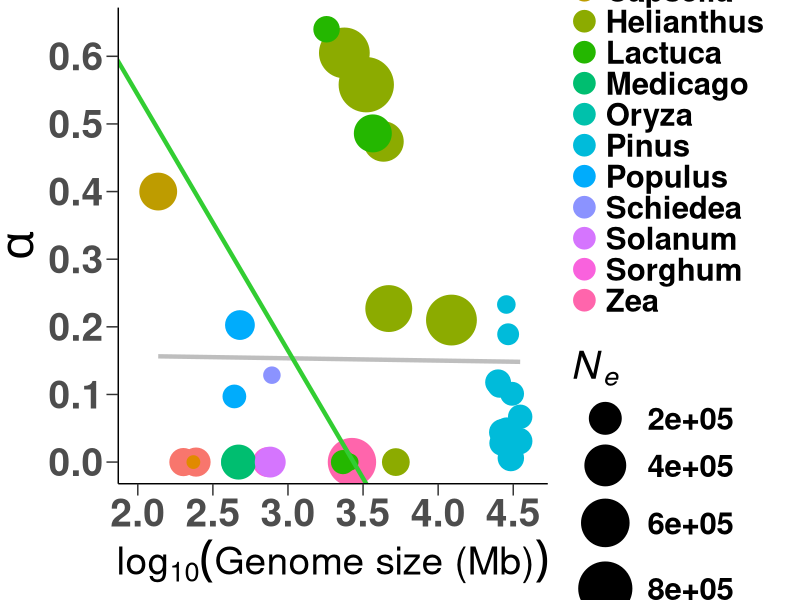
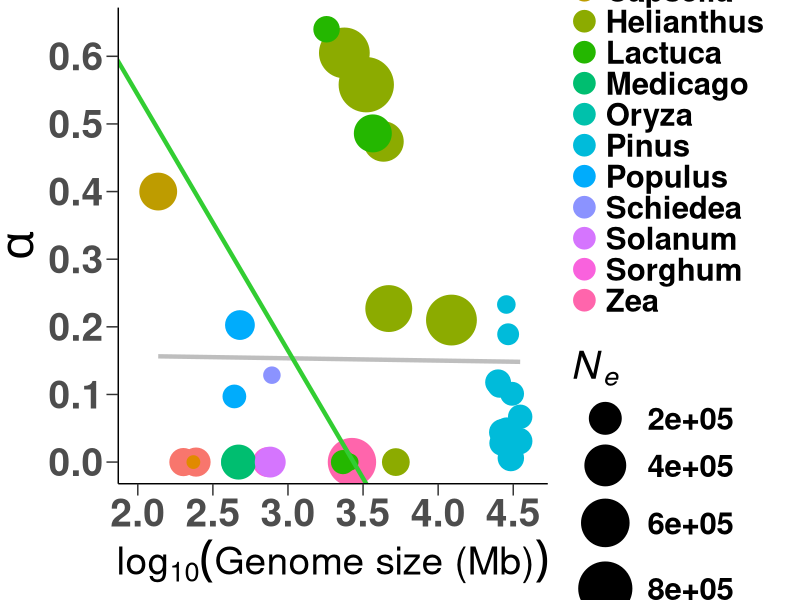

Recreate these plots in R, in order. (Note: this script raises an error after producing the figures.)
## ---- chunk 1
knitr::opts_chunk$set(echo = TRUE)
## ---- chunk 2

library(ggplot2)
library(cowplot)
library(viridis)
alpha_raw <- read.csv("../data/alpha_values.csv",header = T)
## ---- chunk 3

myshapes <- data.frame(name=factor(alpha_raw$genus),
                       num=as.numeric(factor(alpha_raw$genus)))
shapes <- as.numeric(factor(alpha_raw$genus))
shapes <- replace(shapes,shapes<=3,16)
shapes <- replace(shapes,shapes>=9,16)
shapes <- replace(shapes,shapes==6,16)
shapes <- replace(shapes,shapes==7,16)
shapes <- replace(shapes,shapes==4,17) # Helianthus triangle
shapes <- replace(shapes,shapes==8,18)  #Pinus dimond
shapes <- replace(shapes,shapes==5,15)  # Lactuca box
myshapes$shapes <- shapes

aplot <- ggplot(alpha_raw, aes(x=log(genome_1C_mb,10), 
                               y=derived_alpha)) +
 geom_smooth(data=alpha_raw,aes(x=log(genome_1C_mb,10),y=derived_alpha),method = "lm", se = FALSE,color='grey',size=1.5)+
  geom_point(aes(color=genus,size=Ne)) + 
  scale_size_continuous(range = c(4, 18))+ 
  scale_x_continuous(breaks = seq(2, 5.5, by = 0.5),
                     limits = c(2,4.6)) + 
  scale_y_continuous(breaks = seq(0, .6, by = 0.1)) + 
  theme_classic() + 
  theme(text = element_text(face="bold",size = 28),
        axis.ticks.length=unit(3,"mm"),
        axis.title.y = element_text(size = 34,face='bold')) + 
    guides(colour = guide_legend(override.aes = list(size=7))) +
  labs(x = expression(log[10]("Genome size (Mb)")), 
       y = expression(alpha),
       colour = "Genus",size=expression(italic(paste(N[e])))) +
  # Add phylogenetically corrected regression line
  geom_abline(intercept=1.299,slope=-0.378,color='limegreen',size=1.5) +
  theme(axis.text=element_text(size=28),axis.title.x=element_text(size=28,face="bold"))

aplot
ggsave("../figure/Figure3_alpha_GS.pdf",plot = aplot,width = 14,height = 8,dpi = 400)

## ---- chunk 4
ggplotColours <- function(n = 6, h = c(0, 360) + 15){
  if ((diff(h) %% 360) < 1) h[2] <- h[2] - 360/n
  hcl(h = (seq(h[1], h[2], length = n)), c = 100, l = 65)
}

## ---- chunk 5
heli<- filter(alpha_raw,genus %in% c('Helianthus'))

ggplot(heli, aes(x=genome_1C_mb,y=derived_alpha)) +
 geom_smooth(data=heli,aes(x=genome_1C_mb,y=derived_alpha),method = "lm", se = FALSE,color='grey',size=1.5)+
  geom_point(aes(size=Ne),color=ggplotColours(n=12)[4]) + 
  scale_size_continuous(range = c(4, 18))+ 
  theme(text = element_text(face="bold",size = 18),
        axis.ticks.length=unit(3,"mm")) + 
  labs(x = "Genome size [Mb]", 
       y = expression(alpha),
       colour = "Genus",size=expression(paste(N[e]))) +
  theme(axis.text=element_text(size=24),axis.title=element_text(size=28,face="bold"),text=element_text(size=24))
  # Add phylogenetically corrected regression line


ggsave("../figure/Alpha_GS_helianthus.png",width = 12.5,height = 8)

## ---- chunk 6
pinus<- filter(alpha_raw,genus %in% c('Pinus'))

ggplot(pinus, aes(x=genome_1C_mb,y=derived_alpha)) +
 geom_smooth(data=pinus,aes(x=genome_1C_mb,y=derived_alpha),method = "lm", se = FALSE,color='grey',size=1.5)+
  geom_point(aes(size=Ne),color=ggplotColours(n=12)[8]) + 
  scale_size_continuous(range = c(4, 18))+ 
  theme(text = element_text(face="bold",size = 18),
        axis.ticks.length=unit(3,"mm")) + 
  labs(x = "Genome size [Mb]", 
       y = expression(alpha),
       colour = "Genus",size=expression(paste(N[e]))) +
  theme(axis.text=element_text(size=24),axis.title=element_text(size=28,face="bold"),text=element_text(size=24))
  # Add phylogenetically corrected regression line


ggsave("../figure/Alpha_GS_pinus.png",width = 12.5,height = 8)
